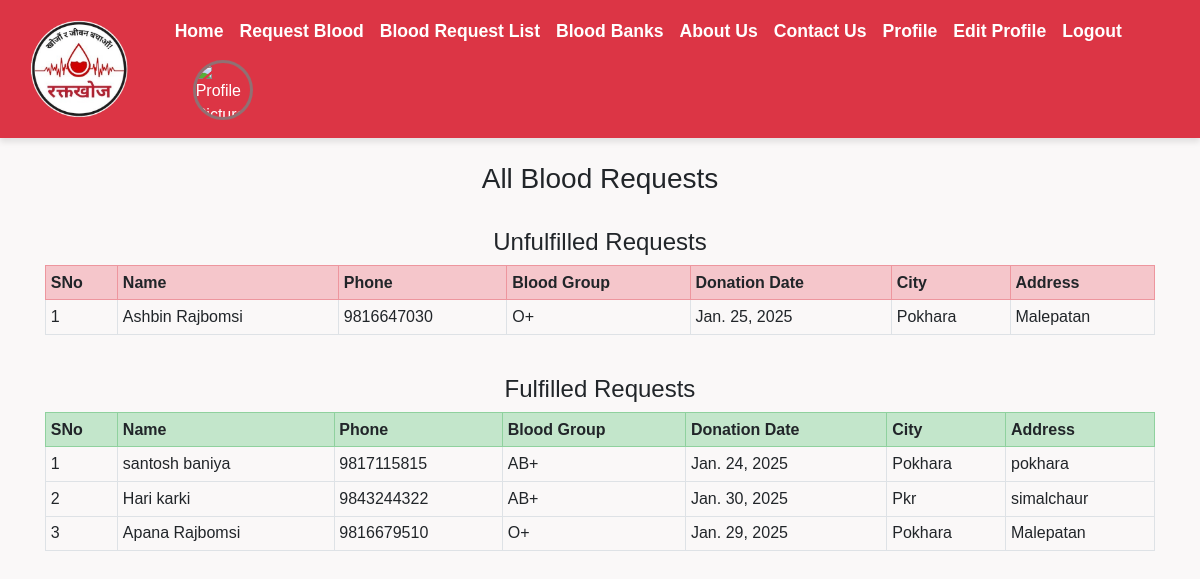
The app's page /see_all_request/ (signed in) with its own data.
### home/models.py (models this page shows, shortened)
class RequestBlood(models.Model):
    name = models.CharField(max_length=100)
    phone = models.CharField(max_length=20)
    state = models.CharField(max_length=200, blank=True)
    city = models.CharField(max_length=300, blank=True)
    address = models.CharField(max_length=500, blank=True)
    blood_group = models.ForeignKey(BloodGroup, on_delete=models.CASCADE)
    date = models.DateField(max_length=100, blank=True)
    is_fulfilled = models.BooleanField(default=False)

class BloodGroup(models.Model):
    name = models.CharField(max_length=5)
    def __str__(self):
        return self.name

### home/views.py (the view)
# urls.py: path("see_all_request/", views.see_all_request, name="see_all_request"),
def see_all_request(request):
    unfulfilled_requests = RequestBlood.objects.filter(is_fulfilled=False)
    fulfilled_requests = RequestBlood.objects.filter(is_fulfilled=True)
    return render(request, "see_all_request.html", {
        'unfulfilled_requests': unfulfilled_requests,
        'fulfilled_requests': fulfilled_requests,
    })

### home/templates/see_all_request.html (shortened to what this page needs)
{% extends 'base.html' %}
{% load static %}
{% block body %}
<div class="container">
    <h3 class="text-center">All Blood Requests</h3>
    <br>
    {% if unfulfilled_requests or fulfilled_requests %}
        {% if unfulfilled_requests %}
            <h4 class="text-center">Unfulfilled Requests</h4>
            <table class="table table-sm table-bordered">
                <tr class="table-danger">
                    <th>SNo</th>
                    <th>Name</th>
                    <th>Phone</th>
                    <th>Blood Group</th>
                    <th>Donation Date</th>
                    <th>City</th>
                    <th>Address</th>
                </tr>
                {% for i in unfulfilled_requests %}
                <tr>
                    <td>{{ forloop.counter }}</td>
                    <td>{{ i.name }}</td>
                    <td>{{ i.phone }}</td>
                    <td>{{ i.blood_group }}</td>
                    <td>{{ i.date }}</td>
                    <td>{{ i.city }}</td>
                    <td>{{ i.address }}</td>
                </tr>
                {% endfor %}
            </table>
        {% else %}
            <h4>No Unfulfilled Requests Available</h4>
        {% endif %}
        <br>
        {% if fulfilled_requests %}
            <h4 class="text-center">Fulfilled Requests</h4>
            <table class="table table-sm table-bordered">
                <tr class="table-success">
                    <th>SNo</th>
                    <th>Name</th>
                    <th>Phone</th>
                    <th>Blood Group</th>
                    <th>Donation Date</th>
                    <th>City</th>
                    <th>Address</th>
                </tr>
                {% for i in fulfilled_requests %}
                <tr>
                    <td>{{ forloop.counter }}</td>
                    <td>{{ i.name }}</td>
                    <td>{{ i.phone }}</td>
                    <td>{{ i.blood_group }}</td>
                    <td>{{ i.date }}</td>
                    <td>{{ i.city }}</td>
                    <td>{{ i.address }}</td>
                </tr>
                {% endfor %}
            </table>
        {% else %}
            <h4>No Fulfilled Requests Available</h4>
        {% endif %}
    {% else %}
        <h2>No Blood Requests Available</h2>
    {% endif %}
</div>
{% endblock %}

### home/static/css/base.css (style rules this page uses)
body { font-family: 'Arial', sans-serif; background-color: #faf8f8; margin: 0; padding: 0; }

### records on screen
RequestBlood: name "Ashbin Rajbomsi", phone "9816647030", blood_group "O+", date "Jan. 25, 2025", city "Pokhara", address "Malepatan"
RequestBlood: name "santosh baniya", phone "9817115815", blood_group "AB+", date "Jan. 24, 2025", city "Pokhara", address "pokhara"
RequestBlood: name "Hari karki", phone "9843244322", blood_group "AB+", date "Jan. 30, 2025", city "Pkr", address "simalchaur"
RequestBlood: name "Apana Rajbomsi", phone "9816679510", blood_group "O+", date "Jan. 29, 2025", city "Pokhara", address "Malepatan"
